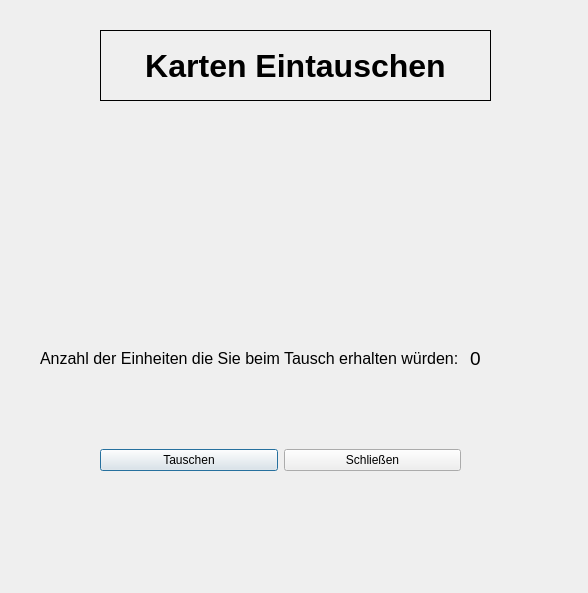
<?xml version="1.0" encoding="UTF-8"?>
<ui version="4.0">
 <class>CCardChangeMenu</class>
 <widget class="QDialog" name="CCardChangeMenu">
  <property name="geometry">
   <rect>
    <x>0</x>
    <y>0</y>
    <width>588</width>
    <height>593</height>
   </rect>
  </property>
  <property name="windowTitle">
   <string>Dialog</string>
  </property>
  <widget class="QLabel" name="headline">
   <property name="geometry">
    <rect>
     <x>100</x>
     <y>30</y>
     <width>391</width>
     <height>71</height>
    </rect>
   </property>
   <property name="font">
    <font>
     <pointsize>24</pointsize>
     <bold>true</bold>
    </font>
   </property>
   <property name="frameShape">
    <enum>QFrame::Box</enum>
   </property>
   <property name="text">
    <string>Karten Eintauschen</string>
   </property>
   <property name="alignment">
    <set>Qt::AlignCenter</set>
   </property>
  </widget>
  <widget class="QWidget" name="horizontalLayoutWidget">
   <property name="geometry">
    <rect>
     <x>30</x>
     <y>140</y>
     <width>521</width>
     <height>171</height>
    </rect>
   </property>
   <layout class="QHBoxLayout" name="cardsLayout"/>
  </widget>
  <widget class="QWidget" name="horizontalLayoutWidget_2">
   <property name="geometry">
    <rect>
     <x>100</x>
     <y>420</y>
     <width>361</width>
     <height>80</height>
    </rect>
   </property>
   <layout class="QHBoxLayout" name="PBLayout">
    <item>
     <widget class="QPushButton" name="changePB">
      <property name="text">
       <string>Tauschen</string>
      </property>
     </widget>
    </item>
    <item>
     <widget class="QPushButton" name="quitPB">
      <property name="text">
       <string>Schließen</string>
      </property>
     </widget>
    </item>
   </layout>
  </widget>
  <widget class="QLabel" name="informationLabel">
   <property name="geometry">
    <rect>
     <x>40</x>
     <y>350</y>
     <width>421</width>
     <height>16</height>
    </rect>
   </property>
   <property name="font">
    <font>
     <pointsize>12</pointsize>
    </font>
   </property>
   <property name="text">
    <string>Anzahl der Einheiten die Sie beim Tausch erhalten würden:</string>
   </property>
  </widget>
  <widget class="QLabel" name="unitsLabel">
   <property name="geometry">
    <rect>
     <x>470</x>
     <y>350</y>
     <width>21</width>
     <height>16</height>
    </rect>
   </property>
   <property name="font">
    <font>
     <pointsize>14</pointsize>
    </font>
   </property>
   <property name="frameShape">
    <enum>QFrame::NoFrame</enum>
   </property>
   <property name="text">
    <string>0</string>
   </property>
  </widget>
 </widget>
 <resources/>
 <connections/>
</ui>
